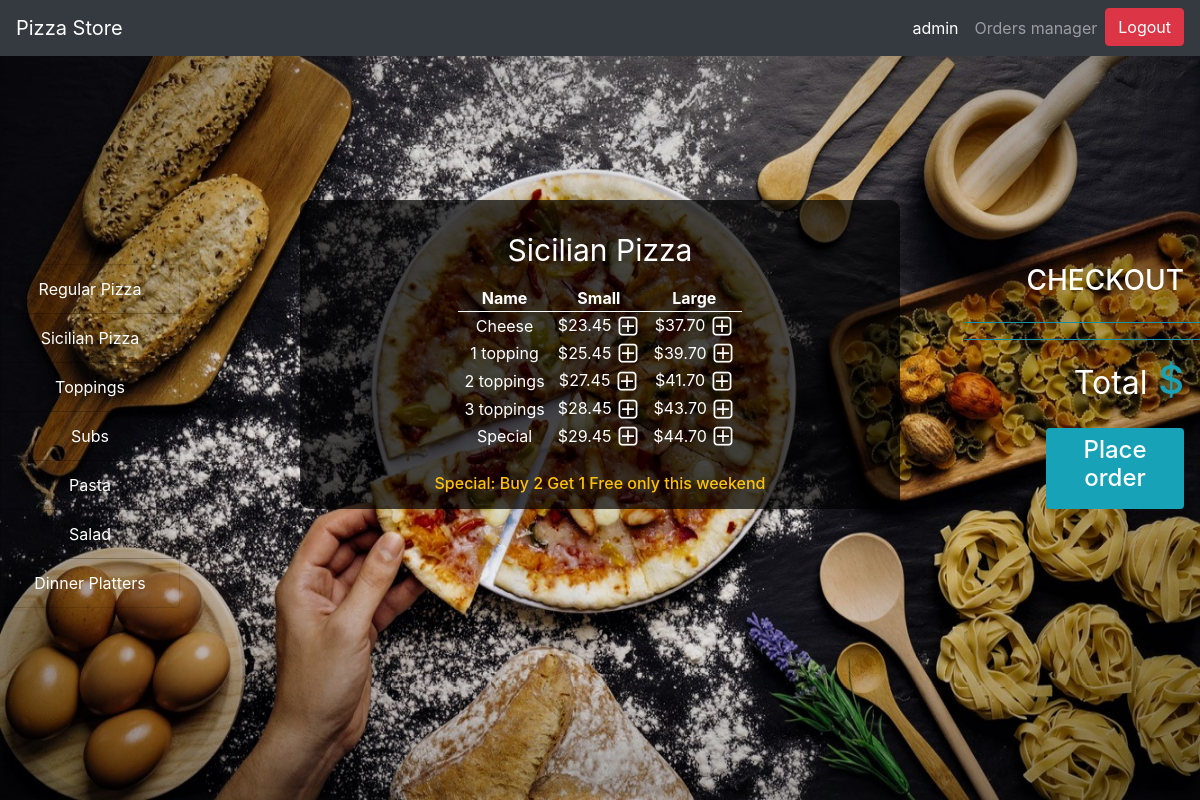
Screenshot of /menu/Sicilian Pizza (signed in) with the database file from the repository.
### orders/models.py (models this page shows, shortened)
class Category(models.Model):
    name = models.CharField(max_length=64)
    def __str__(self):
        return f"{self.name}"

class Sicilian_pizza(models.Model):
    name = models.CharField(max_length=64)
    small = models.DecimalField(max_digits=4, decimal_places=2)
    large = models.DecimalField(max_digits=4, decimal_places=2)

### orders/views.py (the view)
# urls.py: path("menu/<str:category>", views.menu, name="menu"),
def menu(request,category):
    menu,columns=findTable(category)
    order_number=User_order.objects.get(user=request.user,status='initiated').order_number
    context = {
        "user":request.user,
        "Checkout":Order2.objects.filter(user=request.user,number=order_number),
        "Checkout_category":Order2.objects.filter(user=request.user,number=order_number).values_list('category').distinct(),
        "Total":list(Order2.objects.filter(user=request.user,number=order_number).aggregate(Sum('price')).values())[0],
        "Category": Category.objects.all(),
        "Active_category":category,
        "Menu": menu,
        "Columns":columns,
        "Topping_price": 0.00,
        "Order_number":order_number
    }
    return render(request,"menu.html",context)

### orders/views.py (called while the page is built)
def findTable(category):
    if category == "Regular Pizza":
        menu=Regular_pizza.objects.all()
        columns=3
    elif category == "Sicilian Pizza":
        menu=Sicilian_pizza.objects.all()
        columns=3
    elif category == "Toppings":
        menu=Topping.objects.all()
        columns=1
    elif category == "Subs":
        menu=Sub.objects.all()
        columns=3
    elif category == "Pasta":
        menu=Pasta.objects.all()
        columns=2
    elif category == "Salad":
        menu=Salad.objects.all()
        columns=2
    elif category == "Dinner Platters":
        menu=Dinner_platter.objects.all()
        columns=3
    return menu,columns

### orders/templates/menu.html (shortened to what this page needs)
{% extends "layout.html" %}
{% block body%}
<div class='p-3'>
    <table class='table-small w-50 mx-auto text-center '>
        <caption style='caption-side:top;color:white;font-size: 30px;text-align: center'>{{Active_category}}</caption>
        {% if Columns == 3 %}
        <thead class='thead-light'>
        <tr>
            <th>Name</th>
            <th>Small</th>
            <th>Large</th>
        </tr>
        </thead>
        <tbody>
        {% for row in Menu %}
        <tr>
            {% load static %}
            <td>{{row.name}}</td>
            {% if row.small == None %}
            <td></td>
            {% else %}
            <td>${{row.small}}&nbsp;<a href="{% url 'add' Active_category row.name row.small %}"><img class='plus'
                                                                                                      src="{% static 'plus.png' %}"></a>
            </td>
            {% endif %}
            <td>${{row.large}}&nbsp;<a href="{% url 'add' Active_category row.name row.large %}"><img class='plus'
                                                                                                      src="{% static 'plus.png' %}"></a>
            </td>
        </tr>
        {% endfor %}
        </tbody>
        {% endif %}
    </table>
</div>
{% if Active_category == 'Regular Pizza' or Active_category == 'Sicilian Pizza'  %}
<div class='text-center p-2'>
    <h6 class='text-warning mx-auto'>Special: Buy 2 Get 1 Free only this weekend</h6>
    {% endif %}
{% endblock %}

### orders/templates/layout.html (shortened to what this page needs)
<!DOCTYPE html>
<html style="height:100%">
<head>
    {% load static %}
    <link rel="stylesheet" type="text/css" href="{% static 'styles.css' %}">
    <link rel="stylesheet" href="https://maxcdn.bootstrapcdn.com/bootstrap/4.1.3/css/bootstrap.min.css">
</head>
<body style="height:100%">
<img id='pizza_background' src="{% static 'pizza_background.jpg' %}">
{% if Category %}
<nav class="navbar navbar-expand-lg navbar-dark bg-dark">
    <a class="navbar-brand" href="{% url 'index' %}">Pizza Store</a>
    <div class="collapse navbar-collapse" id="navbarNav">
        <ul class="nav navbar-nav ml-auto">
            <li class="nav-item active">
                <a class="nav-link" href="{% url 'index' %}">{{user.username}}<span class="sr-only">(current)</span></a>
            </li>
            {% if user.is_superuser %}
            <li class="nav-item">
                <a class="nav-link" href="{% url 'orders_manager' user Order_number %}">Orders manager</a>
            </li>
            {% endif %}
            <li class="nav-item ">
                <a href="{% url 'logout' %}">
                    <button type="button" class="btn btn-danger">Logout</button>
                </a>
            </li>
        </ul>
    </div>
</nav>
{% endif %}
<div id='category' class="list-group text-center">
    {% for category in Category %}
    <a href="{% url 'menu' category  %}" class="list-group-item list-group-item-action">{{category}}</a>
    {% endfor %}
</div>
<br>
<br>
<br>
<br>
<br>
<br>
<div id='center_box' class='w-50  mx-auto  '>
    {% block body%}
    {% endblock %}
</div>
<div id='checkout' class='list-group text-right '>
    {% if Category %}
    <h3 class=' text-right pr-3'>CHECKOUT</h3>
    <ul>
        <hr class='bg-info'>
        <hr class='bg-info'>
        <li class='text-info text-right pr-3 '><h1><small class='text-white'>Total</small> ${{Total|floatformat:2}}</h1>
        </li>
    </ul>
    <a id='place_order' href="{% url 'my_orders' Order_number %}">
        <div class='bg-info w-50 rounded p-2  ml-auto mr-3 text-center text-white '><h4>Place order</h4></div>
    </a>
    {% endif %}
</div>
</body>
</html>

### orders/static/styles.css (style rules this page uses)
#pizza_background { position: fixed; z-index:-99; width: 100%; height: 100%; }
#category { position: absolute; top:33%; width:15%; }
#category a { color:white; background-color: transparent; }
#center_box,#username { background-color: rgba(0, 0, 0, 0.7); color: white; border-radius: 10px; }
th { border-bottom: 1px solid white; }
#checkout { color:white; position: absolute; top:33%; right:0%; width:23%; }
li { list-style-type: none; }

### rows the page displays
Category: name "Regular Pizza"
Category: name "Sicilian Pizza"
Category: name "Toppings"
Category: name "Subs"
Category: name "Pasta"
Category: name "Salad"
Category: name "Dinner Platters"
Sicilian_pizza: name "Cheese", small "23.45", large "37.70"
Sicilian_pizza: name "1 topping", small "25.45", large "39.70"
Sicilian_pizza: name "2 toppings", small "27.45", large "41.70"
Sicilian_pizza: name "3 toppings", small "28.45", large "43.70"
Sicilian_pizza: name "Special", small "29.45", large "44.70"

### other values shown
{{ user.username }} "admin"
